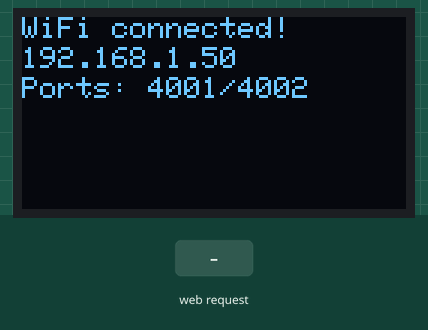
This sketch was run on a simulated ESP32. Parts: 128×64 one-colour display. The inputs (shaded band) are chosen by the test bench. WiFi joins after 1.5 s; servers stay silent unless stated; what the sketch prints to the serial monitor is not drawn.

Above: at 3.2 s.
3.3 s: HTTP request GET /AZ received
At 4.4 s:
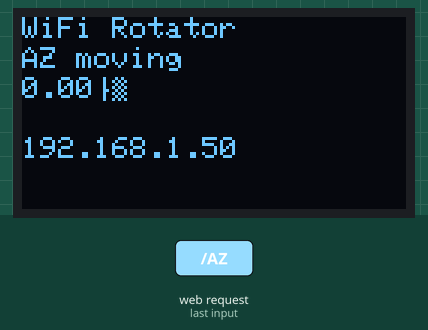
4.8 s: HTTP request GET /EL received
At 5.6 s:
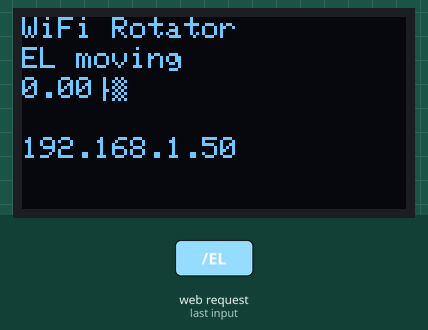
Timing chart, 0 to 7.8 s (numbered marks = the images above; inputs shaded):
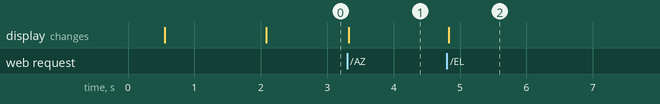

Measured:
- after the input at 3.3 s, the display: changes at once (image 1)
- after the input at 4.8 s, the display: changes at once (image 2)

The sketch:

HELTEC_WIFI_PSTROTATOR.ino
```cpp
#include <WiFi.h>
#include <Wire.h>
#include <Adafruit_GFX.h>
#include <Adafruit_SSD1306.h>
#include <AccelStepper.h>

// ======== OLED CONFIG (HTIT-WB32LAF / Heltec V3) ========
#define SDA_PIN 17
#define SCL_PIN 18
#define SCREEN_WIDTH 128
#define SCREEN_HEIGHT 64
#define OLED_RESET 21  // explicit reset pin
Adafruit_SSD1306 display(SCREEN_WIDTH, SCREEN_HEIGHT, &Wire, OLED_RESET);

// ======== WIFI CONFIG ========
const char* ssid = "......................";       // <--- your WiFi
const char* password = ".................";    // <--- your password

WiFiServer server1(4001);
WiFiServer server2(4002);
WiFiClient client1;
WiFiClient client2;

// ======== STEPPER CONFIG ========
#define STEPS_PER_REV 4076.0

// --- AZIMUTH ---
#define AZ_IN1 7
#define AZ_IN2 6
#define AZ_IN3 5
#define AZ_IN4 4

// --- ELEVATION ---
#define EL_IN1 3
#define EL_IN2 2
#define EL_IN3 1
#define EL_IN4 38

AccelStepper az(AccelStepper::HALF4WIRE, AZ_IN1, AZ_IN3, AZ_IN2, AZ_IN4);
AccelStepper el(AccelStepper::HALF4WIRE, EL_IN1, EL_IN3, EL_IN2, EL_IN4);

// ======== COMMAND BUFFER ========
#define CMD_BUFFER_LEN 64
char cmdBuffer[CMD_BUFFER_LEN];
uint8_t cmdIndex = 0;

// ======== FUNCTION DECLARATIONS ========
void handleCommand(String cmd);
void moveAzTo(float deg);
void moveElTo(float deg);
void reportPosition();
void updateDisplay(String line1, String line2);
void readClient(WiFiClient &client);

// ======== SETUP ========
void setup() {
  Serial.begin(115200);
  delay(500);
  Serial.println("Booting HTIT-WB32LAF Stepper Controller...");

  // --- OLED INIT ---
  Wire.begin(SDA_PIN, SCL_PIN);
  bool oled_ok = display.begin(SSD1306_SWITCHCAPVCC, 0x3C);
  if (!oled_ok) {
    Serial.println("SSD1306 init at 0x3C failed, retrying 0x3D...");
    oled_ok = display.begin(SSD1306_SWITCHCAPVCC, 0x3D);
  }
  if (!oled_ok) {
    Serial.println("SSD1306 allocation failed on both addresses!");
    while (1);
  }

  // --- Increase brightness like Meshtastic ---
  display.ssd1306_command(SSD1306_SETCONTRAST);
  display.ssd1306_command(200);       // maximum contrast
  display.invertDisplay(false);       // try false; set true if it looks better

  display.clearDisplay();
  display.setTextSize(1);
  display.setTextColor(SSD1306_WHITE);
  display.setCursor(0, 0);
  display.println("Connecting WiFi...");
  display.display();

  // --- WIFI CONNECT ---
  WiFi.begin(ssid, password);
  int tries = 0;
  while (WiFi.status() != WL_CONNECTED && tries < 40) {
    delay(500);
    Serial.print(".");
    tries++;
  }

  display.clearDisplay();
  if (WiFi.status() == WL_CONNECTED) {
    server1.begin();
    server2.begin();
    Serial.println("\nWiFi connected!");
    Serial.print("IP: ");
    Serial.println(WiFi.localIP());
    display.setCursor(0, 0);
    display.println("WiFi connected!");
    display.setCursor(0, 10);
    display.println(WiFi.localIP());
    display.setCursor(0, 20);
    display.println("Ports: 4001/4002");
  } else {
    Serial.println("\nWiFi failed!");
    display.setCursor(0, 0);
    display.println("WiFi FAILED!");
  }
  display.display();

  // --- STEPPERS ---
  az.setMaxSpeed(200);
  az.setAcceleration(100);
  el.setMaxSpeed(200);
  el.setAcceleration(100);
  az.setCurrentPosition(0);
  el.setCurrentPosition(0);
}

// ======== LOOP ========
void loop() {
  az.run();
  el.run();

  // handle client connections
  if (!client1 || !client1.connected()) client1 = server1.available();
  if (!client2 || !client2.connected()) client2 = server2.available();

  if (client1 && client1.available()) readClient(client1);
  if (client2 && client2.available()) readClient(client2);
}

// ======== READ CLIENT ========
void readClient(WiFiClient &client) {
  while (client.available()) {
    char c = client.read();
    if (c == '\n' || c == '\r') {
      if (cmdIndex > 0) {
        cmdBuffer[cmdIndex] = '\0';
        handleCommand(String(cmdBuffer));
        cmdIndex = 0;
      }
    } else {
      if (cmdIndex < CMD_BUFFER_LEN - 1)
        cmdBuffer[cmdIndex++] = c;
    }
  }
}

// ======== COMMAND PARSER ========
void handleCommand(String cmd) {
  cmd.trim();
  cmd.toUpperCase();

  if (cmd == "S") {
    az.stop();
    el.stop();
    updateDisplay("STOP", "");
    return;
  }

  if (cmd == "C") {
    reportPosition();
    return;
  }

  float azDeg = NAN;
  float elDeg = NAN;

  int azIndex = cmd.indexOf("AZ");
  if (azIndex >= 0) {
    int end = cmd.indexOf(' ', azIndex);
    String val = (end > 0) ? cmd.substring(azIndex + 2, end)
                           : cmd.substring(azIndex + 2);
    azDeg = val.toFloat();
  }

  int elIndex = cmd.indexOf("EL");
  if (elIndex >= 0) {
    int end = cmd.indexOf(' ', elIndex);
    String val = (end > 0) ? cmd.substring(elIndex + 2, end)
                           : cmd.substring(elIndex + 2);
    elDeg = val.toFloat();
  }

  if (!isnan(azDeg)) moveAzTo(azDeg);
  if (!isnan(elDeg)) moveElTo(elDeg);
}

// ======== MOVEMENT ========
void moveAzTo(float deg) {
  long targetStep = (long)(deg / 360.0 * STEPS_PER_REV);
  az.moveTo(targetStep);
  Serial.print("Moving AZ to ");
  Serial.println(deg);
  updateDisplay("AZ moving", String(deg) + "°");
}

void moveElTo(float deg) {
  deg = constrain(deg, -90, 90);
  long targetStep = (long)(deg / 360.0 * STEPS_PER_REV);
  el.moveTo(targetStep);
  Serial.print("Moving EL to ");
  Serial.println(deg);
  updateDisplay("EL moving", String(deg) + "°");
}

// ======== REPORT POSITION ========
void reportPosition() {
  float azPosDeg = az.currentPosition() * 360.0 / STEPS_PER_REV;
  float elPosDeg = el.currentPosition() * 360.0 / STEPS_PER_REV;
  String msg = "AZ=" + String(azPosDeg, 1) + " EL=" + String(elPosDeg, 1);
  Serial.println(msg);
  updateDisplay("Position", msg);
}

// ======== OLED HELPER ========
void updateDisplay(String line1, String line2) {
  display.clearDisplay();
  display.setCursor(0, 0);
  display.println("WiFi Rotator");
  display.setCursor(0, 10);
  display.println(line1);
  display.setCursor(0, 20);
  display.println(line2);
  display.setCursor(0, 40);
  display.println(WiFi.localIP());
  display.display();
}
```
